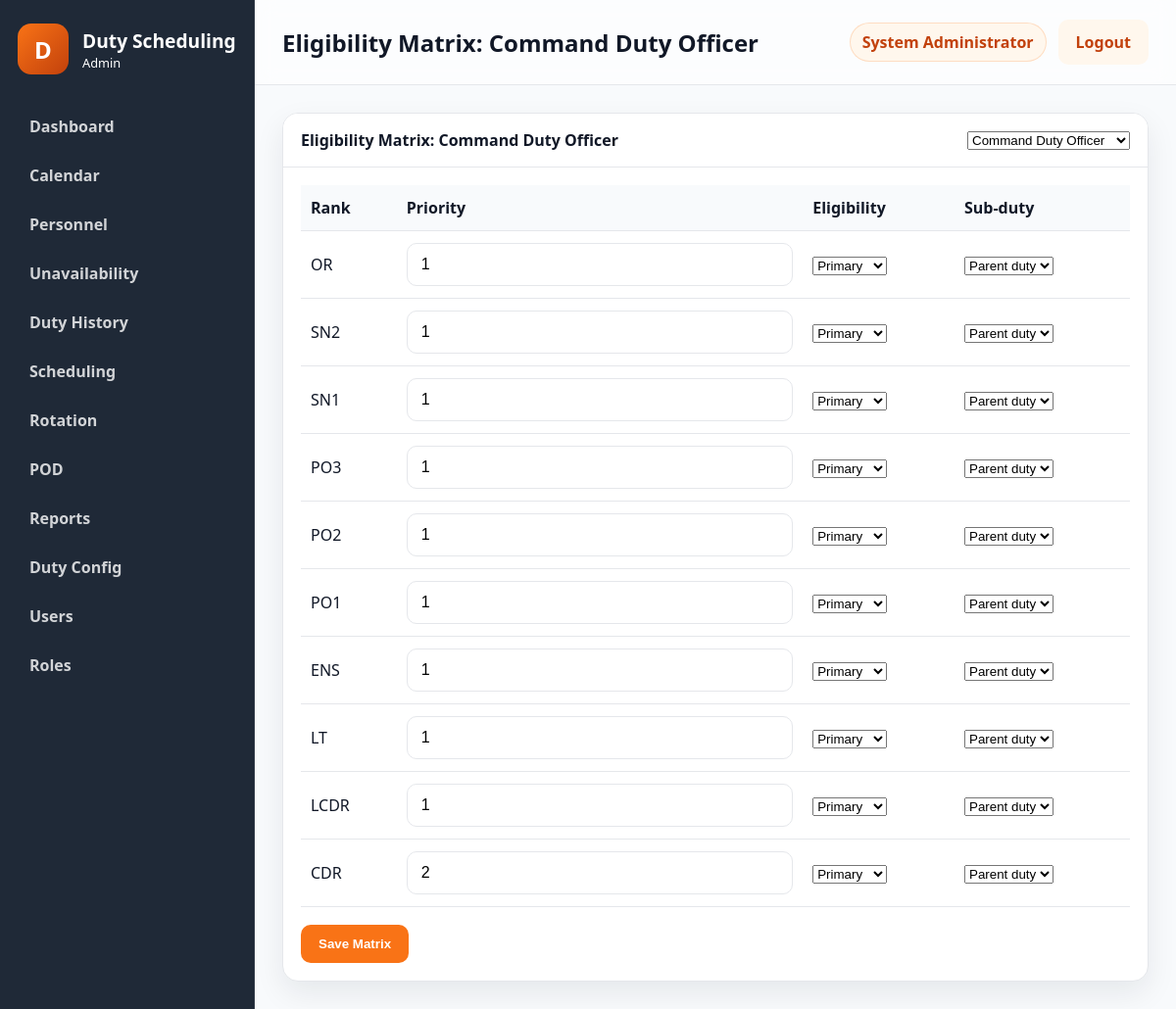
Page /public/?route=eligibility/index&duty_id=1 (signed in) on the committed database.
### tables this page shows
CREATE TABLE users (
    id INT NOT NULL AUTO_INCREMENT,
    username VARCHAR(50) NOT NULL,
    password_hash VARCHAR(255) NOT NULL,
    full_name VARCHAR(100) NOT NULL,
    email VARCHAR(100) NULL,
    role_id INT NOT NULL,
    status ENUM('active','inactive') NOT NULL DEFAULT 'active',
    failed_login_attempts INT NOT NULL DEFAULT 0,
    locked_until DATETIME NULL,
    last_login DATETIME NULL,
    created_at TIMESTAMP NOT NULL DEFAULT CURRENT_TIMESTAMP,
    updated_at TIMESTAMP NOT NULL DEFAULT CURRENT_TIMESTAMP ON UPDATE CURRENT_TIMESTAMP,
    PRIMARY KEY (id),
    UNIQUE KEY uk_users_username (username),
    KEY idx_users_role_id (role_id),
    CONSTRAINT fk_users_role_id FOREIGN KEY (role_id) REFERENCES roles (id)
        ON UPDATE CASCADE
        ON DELETE RESTRICT
);

CREATE TABLE ranks (
    id INT NOT NULL AUTO_INCREMENT,
    rank_name VARCHAR(50) NOT NULL,
    rank_abbr VARCHAR(10) NOT NULL,
    rank_order INT NOT NULL,
    is_active TINYINT(1) NOT NULL DEFAULT 1,
    created_at TIMESTAMP NOT NULL DEFAULT CURRENT_TIMESTAMP,
    updated_at TIMESTAMP NOT NULL DEFAULT CURRENT_TIMESTAMP ON UPDATE CURRENT_TIMESTAMP,
    PRIMARY KEY (id),
    UNIQUE KEY uk_ranks_rank_abbr (rank_abbr),
    KEY idx_ranks_rank_order (rank_order)
);

CREATE TABLE rank_duty_eligibility (
    id INT NOT NULL AUTO_INCREMENT,
    rank_id INT NOT NULL,
    duty_id INT NOT NULL,
    subduty_id INT NULL,
    priority INT NOT NULL,
    eligibility ENUM('Primary','Alternate') NOT NULL DEFAULT 'Primary',
    is_active TINYINT(1) NOT NULL DEFAULT 1,
    created_at TIMESTAMP NOT NULL DEFAULT CURRENT_TIMESTAMP,
    updated_at TIMESTAMP NOT NULL DEFAULT CURRENT_TIMESTAMP ON UPDATE CURRENT_TIMESTAMP,
    PRIMARY KEY (id),
    UNIQUE KEY uk_rank_duty_eligibility (rank_id, duty_id, subduty_id, priority),
    KEY idx_rank_duty_rank_id (rank_id),
    KEY idx_rank_duty_duty_id (duty_id),
    KEY idx_rank_duty_subduty_id (subduty_id),
    CONSTRAINT fk_rank_duty_eligibility_rank_id FOREIGN KEY (rank_id) REFERENCES ranks (id)
        ON UPDATE CASCADE
        ON DELETE RESTRICT,
    CONSTRAINT fk_rank_duty_eligibility_duty_id FOREIGN KEY (duty_id) REFERENCES duties (id)
        ON UPDATE CASCADE
        ON DELETE RESTRICT,
    CONSTRAINT fk_rank_duty_eligibility_subduty_id FOREIGN KEY (subduty_id) REFERENCES duty_subduties (id)
        ON UPDATE CASCADE
        ON DELETE RESTRICT
);

### controllers/EligibilityController.php (called while the page is built, shortened)
<?php
class EligibilityController
{
    public function index(): void
    {
        $dutyId = (int) ($_GET['duty_id'] ?? 0);
        $duty = $dutyId > 0 ? Duty::findById($dutyId) : null;
        $pageTitle = 'Eligibility Matrix: ' . ($duty['duty_name'] ?? 'Duty');
        $ranks = Rank::all();
        $eligibilityRows = Eligibility::allForDuty($dutyId);
        include APP_ROOT . '/views/layouts/layout.php';
    }
}

### core/functions.php (called while the page is built, shortened)
<?php
function normalize_permission(string $permission): string
{
    $normalized = trim(strtolower($permission));
    $normalized = str_replace(':', '.', $normalized);
    $normalized = str_replace('_', '.', $normalized);
    return $normalized;
}
function e(mixed $value): string
{
    return htmlspecialchars((string) $value, ENT_QUOTES, 'UTF-8');
}
function user_has_permission(string $permission): bool
{
    $user = current_user();
    $permissions = $user['permissions'] ?? [];
    return in_array(normalize_permission($permission), $permissions, true);
}
function dispatch_controller(string $controllerName, string $methodName): void
{
    $controller = new $controllerName();
    $controller->{$methodName}();
}

### public/index.php (called while the page is built, shortened)
<?php
$route = trim((string) ($_GET['route'] ?? ''), " /\t\n\r");
$routeResolver = resolve_route($route);
[$controllerName, $actionName] = $routeResolver;
if ($route !== 'auth/login' && $route !== 'auth/logout' && !is_logged_in()) {
    redirect(APP_PUBLIC_URL . '/?route=auth/login');
}
dispatch_controller($controllerName, $actionName);

### models/Duty.php (called while the page is built, shortened)
<?php
class Duty
{
    public static function all(): array
    {
        $pdo = get_db();
        $statement = $pdo->query('SELECT * FROM duties ORDER BY sort_order IS NULL, sort_order ASC, id ASC');
        return $statement->fetchAll() ?: [];
    }
    public static function findById(int $id): ?array
    {
        $pdo = get_db();
        $statement = $pdo->prepare('SELECT * FROM duties WHERE id = :id LIMIT 1');
        $statement->execute([':id' => $id]);
        $duty = $statement->fetch();
        return $duty ?: null;
    }
}

### core/auth.php (called while the page is built, shortened)
<?php
function is_logged_in(): bool
{
    $user = current_user();
    return !empty($user);
}
function current_user(): ?array
{
    $sessionUser = $_SESSION['user'] ?? null;
    $userId = (int) ($_SESSION['user_id'] ?? 0);
    if (is_array($sessionUser) && !empty($sessionUser['id'])) {
        $user = User::findById($userId);
        $role = Role::findById((int) ($user['role_id'] ?? 0));
        $user['role_name'] = $role['role_name'] ?? ($sessionUser['role_name'] ?? '');
        $user['permissions'] = Role::getPermissionsForRoleId((int) ($user['role_id'] ?? 0));
        return $user;
    }
    $user = User::findById($userId);
    $role = Role::findById((int) ($user['role_id'] ?? 0));
    $user['role_name'] = $role['role_name'] ?? '';
    $user['permissions'] = Role::getPermissionsForRoleId((int) ($user['role_id'] ?? 0));
    return $user;
}

### models/User.php (called while the page is built, shortened)
<?php
class User
{
    public static function findById(int $id): ?array
    {
        $pdo = get_db();
        $statement = $pdo->prepare(
            'SELECT u.*, r.role_name, r.permissions AS role_permissions
             FROM users u
             LEFT JOIN roles r ON r.id = u.role_id
             WHERE u.id = :id
             LIMIT 1'
        );
        $statement->execute([':id' => $id]);
        $user = $statement->fetch();
        $user['permissions'] = Role::decodePermissions($user['role_permissions'] ?? '[]');
        return $user;
    }
}

### models/Role.php (called while the page is built, shortened)
<?php
class Role
{
    public static function findById(int $id): ?array
    {
        $pdo = get_db();
        $statement = $pdo->prepare('SELECT * FROM roles WHERE id = :id LIMIT 1');
        $statement->execute([':id' => $id]);
        $role = $statement->fetch();
        return $role ?: null;
    }
    public static function getPermissionsForRoleId(int $roleId): array
    {
        $role = self::findById($roleId);
        return self::decodePermissions($role['permissions'] ?? '[]');
    }
    public static function decodePermissions(mixed $permissions): array
    {
        $values = [];
        if (is_array($permissions)) {
            $values = array_values($permissions);
        } else {
            $decoded = json_decode((string) $permissions, true);
            if (is_array($decoded)) {
                $values = array_values($decoded);
            }
        }
        $normalized = [];
        foreach ($values as $value) {
            $normalized[] = normalize_permission((string) $value);
        }
        return array_values(array_unique($normalized));
    }
}

### models/Rank.php (called while the page is built, shortened)
<?php
class Rank
{
    public static function all(): array
    {
        $pdo = get_db();
        $statement = $pdo->query('SELECT * FROM ranks ORDER BY rank_order DESC, id ASC');
        return $statement->fetchAll() ?: [];
    }
}

### models/Eligibility.php (called while the page is built, shortened)
<?php
class Eligibility
{
    public static function allForDuty(int $dutyId): array
    {
        $pdo = get_db();
        $statement = $pdo->prepare(
            'SELECT e.*, r.rank_name, r.rank_abbr
             FROM rank_duty_eligibility e
             LEFT JOIN ranks r ON r.id = e.rank_id
             WHERE e.duty_id = :duty_id
             ORDER BY e.priority ASC, e.rank_id ASC'
        );
        $statement->execute([':duty_id' => $dutyId]);
        return $statement->fetchAll() ?: [];
    }
}

### views/duties/eligibility.php (the view, shortened to what this page needs)
<?php
$selectedDutyId = (int) ($duty['id'] ?? 0);
?>
<div class="panel">
    <div class="panel-header">
        <span><?= e($pageTitle); ?></span>
        <select onchange="window.location='<?= e(APP_PUBLIC_URL); ?>/?route=eligibility/index&duty_id=' + this.value">
            <?php foreach (Duty::all() as $d): ?>
                <option value="<?= e((string) $d['id']); ?>" <?= ((int) $d['id'] === $selectedDutyId) ? 'selected' : ''; ?>><?= e($d['duty_name']); ?></option>
            <?php endforeach; ?>
        </select>
    </div>
    <div class="panel-body">
        <form method="post" action="<?= e(APP_PUBLIC_URL . '/?route=eligibility/save'); ?>" class="stack-form">
            <table class="data-table">
                <thead>
                    <tr>
                        <th>Rank</th>
                        <th>Priority</th>
                        <th>Eligibility</th>
                        <th>Sub-duty</th>
                    </tr>
                </thead>
                <tbody>
                    <?php foreach ($ranks as $rank): ?>
                        <?php $existing = null; foreach ($eligibilityRows as $row) { if ((int) $row['rank_id'] === (int) $rank['id']) { $existing = $row; break; } } ?>
                        <tr>
                            <td><?= e($rank['rank_abbr'] ?? $rank['rank_name']); ?></td>
                            <td>
                                <input type="number" min="1" name="eligibility[<?= e((string) $rank['id']); ?>][priority]" value="<?= e((string) ($existing['priority'] ?? 1)); ?>">
                            </td>
                            <td>
                                <select name="eligibility[<?= e((string) $rank['id']); ?>][eligibility]">
                                    <option value="Primary" <?= (($existing['eligibility'] ?? 'Primary') === 'Primary') ? 'selected' : ''; ?>>Primary</option>
                                </select>
                            </td>
                            <td>
                                <select name="eligibility[<?= e((string) $rank['id']); ?>][subduty_id]">
                                    <option value="">Parent duty</option>
                                </select>
                            </td>
                        </tr>
                    <?php endforeach; ?>
                </tbody>
            </table>
            <div class="button-row">
                <button type="submit" class="btn btn-primary">Save Matrix</button>
            </div>
        </form>
    </div>
</div>

### views/layouts/layout.php (shortened to what this page needs)
<?php
$user = $user ?? current_user();
$pageTitle = $pageTitle ?? 'Dashboard';
$viewFile = $viewFile ?? APP_ROOT . '/views/dashboard/index.php';
?>
<!doctype html>
<html lang="en">
<head>
    <link rel="stylesheet" href="<?= e(APP_PUBLIC_URL . '/assets/css/app.css'); ?>">
    <link rel="stylesheet" href="<?= e(APP_PUBLIC_URL . '/assets/css/print.css'); ?>">
</head>
<body class="app-body">
    <div class="app-shell">
        <?php include APP_ROOT . '/views/layouts/sidebar.php'; ?>
        <main class="main-panel">
            <header class="topbar no-print">
                <div>
                    <h1><?= e($pageTitle); ?></h1>
                </div>
                <div class="topbar-actions">
                    <span class="user-pill"><?= e($user['full_name'] ?? 'Administrator'); ?></span>
                    <a class="btn btn-secondary" href="<?= e(APP_PUBLIC_URL . '/?route=auth/logout'); ?>">Logout</a>
                </div>
            </header>
            <section class="content-area">
                <?php include $viewFile; ?>
            </section>
        </main>
    </div>
</body>
</html>

### public/assets/css/app.css (style rules this page uses)
:root { --primary: #F97316; --primary-dark: #C2410C; --primary-light: #FFF7ED; --dark: #1F2937; --bg: #F8FAFC; --border: #E5E7EB; --text: #111827; --muted: #6B7280; --shadow: 0 12px 30px rgba(15, 23, 42, 0.08); --radius: 16px; --card-bg: #FFFFFF; --danger: #DC2626; --success: #16A34A; --warning: #F59E0B; }
* { box-sizing: border-box; }
html, body { margin: 0; min-height: 100%; font-family: "Segoe UI", Tahoma, Geneva, Verdana, sans-serif; background: var(--bg); color: var(--text); }
body { min-height: 100vh; }
input { width: 100%; padding: 12px 14px; border: 1px solid var(--border); border-radius: 10px; background: #fff; font-size: 1rem; }
.btn { display: inline-flex; align-items: center; justify-content: center; padding: 12px 18px; border: none; border-radius: 10px; text-decoration: none; cursor: pointer; font-weight: 600; transition: opacity 0.2s ease; }
.btn-primary { background: var(--primary); color: #fff; }
.btn-secondary { background: var(--primary-light); color: var(--primary-dark); }
.app-body { background: var(--bg); }
.app-shell { display: flex; min-height: 100vh; }
.main-panel { flex: 1; display: flex; flex-direction: column; }
.topbar { display: flex; align-items: center; justify-content: space-between; padding: 20px 28px; background: rgba(255, 255, 255, 0.6); border-bottom: 1px solid var(--border); backdrop-filter: blur(10px); }
.topbar h1 { margin: 0; font-size: 1.5rem; }
.topbar-actions { display: flex; align-items: center; gap: 12px; }
.user-pill { background: var(--primary-light); color: var(--primary-dark); border: 1px solid rgba(249, 115, 22, 0.2); border-radius: 999px; padding: 8px 12px; font-weight: 600; }
.content-area { padding: 28px; }
.stack-form { display: flex; flex-direction: column; gap: 18px; }
.button-row { display: flex; gap: 12px; flex-wrap: wrap; }
.data-table { width: 100%; border-collapse: collapse; }
.data-table th, .data-table td { padding: 12px 10px; text-align: left; border-bottom: 1px solid var(--border); }
.data-table th { background: #f8fafc; }
.panel { background: var(--card-bg); border: 1px solid var(--border); border-radius: var(--radius); overflow: hidden; box-shadow: var(--shadow); }
.panel-header { display: flex; align-items: center; justify-content: space-between; padding: 16px 18px; border-bottom: 1px solid var(--border); background: #fff; font-weight: 700; }
.panel-body { padding: 18px; }
.no-print { print-color-adjust: exact; }

### public/assets/css/print.css (style rules this page uses)
body { background: #fff; }

### rows in the picture
users: full_name "System Administrator"
ranks: rank_abbr "OR", priority "1", id "Primary"
ranks: rank_abbr "SN2", priority "1", id "Primary"
ranks: rank_abbr "SN1", priority "1", id "Primary"
ranks: rank_abbr "PO3", priority "1", id "Primary"
ranks: rank_abbr "PO2", priority "1", id "Primary"
ranks: rank_abbr "PO1", priority "1", id "Primary"
ranks: rank_abbr "ENS", priority "1", id "Primary"
ranks: rank_abbr "LT", priority "1", id "Primary"
ranks: rank_abbr "LCDR", id "Primary"
rank_duty_eligibility: priority "1"
ranks: rank_abbr "CDR", id "Primary"
rank_duty_eligibility: priority "2"

### other values in the picture
$item['label'] "Dashboard"
$item['label'] "Calendar"
$item['label'] "Personnel"
$item['label'] "Unavailability"
$item['label'] "Duty History"
$item['label'] "Scheduling"
$item['label'] "Rotation"
$item['label'] "POD"
$item['label'] "Reports"
$item['label'] "Duty Config"
$item['label'] "Users"
$item['label'] "Roles"
$pageTitle "Eligibility Matrix: Command Duty Officer"
form field value "Command Duty Officer"
